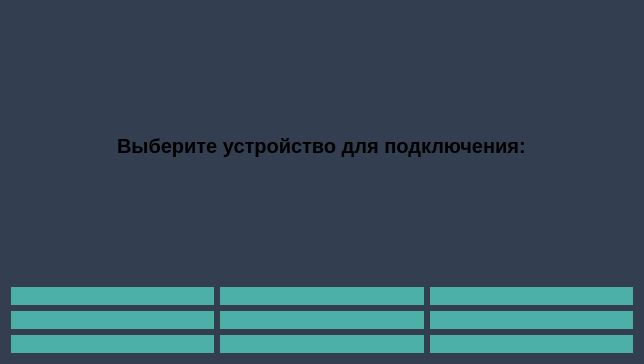
<?xml version="1.0" encoding="UTF-8"?>
<ui version="4.0">
 <class>Form</class>
 <widget class="QWidget" name="Form">
  <property name="geometry">
   <rect>
    <x>0</x>
    <y>0</y>
    <width>644</width>
    <height>364</height>
   </rect>
  </property>
  <property name="mouseTracking">
   <bool>true</bool>
  </property>
  <property name="windowTitle">
   <string>Communicator</string>
  </property>
  <property name="styleSheet">
   <string notr="true">QWidget {
	background-color:#333e50;
}

QPushButton {
	color:black;
	background-color:#4DB0A8;
	border:none;
	border-radius:15px;
	font-family:arial;
	font-weight:bold;
	font-size:15px;
}

QPushButton:hover {
	color:white;
	cursor:PointingHand;
}
QLabel {
	font: arial;
	font-weight:bold;
	font-size:20px;
	margin:0 auto;
	padding:0;
}</string>
  </property>
  <layout class="QVBoxLayout" name="verticalLayout">
   <item>
    <layout class="QHBoxLayout" name="horizontalLayout">
     <item>
      <spacer name="horizontalSpacer">
       <property name="orientation">
        <enum>Qt::Horizontal</enum>
       </property>
       <property name="sizeHint" stdset="0">
        <size>
         <width>40</width>
         <height>20</height>
        </size>
       </property>
      </spacer>
     </item>
     <item>
      <widget class="QLabel" name="label">
       <property name="text">
        <string>Выберите устройство для подключения:</string>
       </property>
      </widget>
     </item>
     <item>
      <spacer name="horizontalSpacer_2">
       <property name="orientation">
        <enum>Qt::Horizontal</enum>
       </property>
       <property name="sizeHint" stdset="0">
        <size>
         <width>40</width>
         <height>20</height>
        </size>
       </property>
      </spacer>
     </item>
    </layout>
   </item>
   <item>
    <layout class="QGridLayout" name="gridLayout">
     <item row="0" column="0">
      <widget class="QPushButton" name="pushButton">
       <property name="cursor">
        <cursorShape>PointingHandCursor</cursorShape>
       </property>
       <property name="text">
        <string/>
       </property>
       <property name="icon">
        <iconset>
         <normaloff>:/icons/src/AT_logo.png</normaloff>:/icons/src/AT_logo.png</iconset>
       </property>
       <property name="iconSize">
        <size>
         <width>200</width>
         <height>100</height>
        </size>
       </property>
      </widget>
     </item>
     <item row="0" column="1">
      <widget class="QPushButton" name="pushButton_2">
       <property name="cursor">
        <cursorShape>PointingHandCursor</cursorShape>
       </property>
       <property name="text">
        <string/>
       </property>
       <property name="icon">
        <iconset>
         <normaloff>:/icons/src/Huawei_Standard_logo.png</normaloff>:/icons/src/Huawei_Standard_logo.png</iconset>
       </property>
       <property name="iconSize">
        <size>
         <width>200</width>
         <height>100</height>
        </size>
       </property>
      </widget>
     </item>
     <item row="0" column="2">
      <widget class="QPushButton" name="pushButton_3">
       <property name="cursor">
        <cursorShape>PointingHandCursor</cursorShape>
       </property>
       <property name="text">
        <string/>
       </property>
       <property name="icon">
        <iconset>
         <normaloff>:/icons/src/Juniper_Networks-Logo.png</normaloff>:/icons/src/Juniper_Networks-Logo.png</iconset>
       </property>
       <property name="iconSize">
        <size>
         <width>200</width>
         <height>100</height>
        </size>
       </property>
      </widget>
     </item>
     <item row="1" column="0">
      <widget class="QPushButton" name="pushButton_4">
       <property name="cursor">
        <cursorShape>PointingHandCursor</cursorShape>
       </property>
       <property name="text">
        <string/>
       </property>
       <property name="icon">
        <iconset>
         <normaloff>:/icons/src/TPLINK_Logo_2.png</normaloff>:/icons/src/TPLINK_Logo_2.png</iconset>
       </property>
       <property name="iconSize">
        <size>
         <width>200</width>
         <height>100</height>
        </size>
       </property>
      </widget>
     </item>
     <item row="1" column="1">
      <widget class="QPushButton" name="pushButton_5">
       <property name="cursor">
        <cursorShape>PointingHandCursor</cursorShape>
       </property>
       <property name="text">
        <string/>
       </property>
       <property name="icon">
        <iconset>
         <normaloff>:/icons/src/dlink.png</normaloff>:/icons/src/dlink.png</iconset>
       </property>
       <property name="iconSize">
        <size>
         <width>200</width>
         <height>100</height>
        </size>
       </property>
      </widget>
     </item>
     <item row="1" column="2">
      <widget class="QPushButton" name="pushButton_6">
       <property name="cursor">
        <cursorShape>PointingHandCursor</cursorShape>
       </property>
       <property name="text">
        <string/>
       </property>
       <property name="icon">
        <iconset>
         <normaloff>:/icons/src/cisco.png</normaloff>:/icons/src/cisco.png</iconset>
       </property>
       <property name="iconSize">
        <size>
         <width>200</width>
         <height>100</height>
        </size>
       </property>
      </widget>
     </item>
     <item row="2" column="0">
      <widget class="QPushButton" name="pushButton_7">
       <property name="cursor">
        <cursorShape>PointingHandCursor</cursorShape>
       </property>
       <property name="text">
        <string/>
       </property>
       <property name="icon">
        <iconset>
         <normaloff>:/icons/src/hikvision.png</normaloff>:/icons/src/hikvision.png</iconset>
       </property>
       <property name="iconSize">
        <size>
         <width>200</width>
         <height>100</height>
        </size>
       </property>
      </widget>
     </item>
     <item row="2" column="1">
      <widget class="QPushButton" name="pushButton_8">
       <property name="cursor">
        <cursorShape>PointingHandCursor</cursorShape>
       </property>
       <property name="text">
        <string/>
       </property>
       <property name="iconSize">
        <size>
         <width>200</width>
         <height>100</height>
        </size>
       </property>
      </widget>
     </item>
     <item row="2" column="2">
      <widget class="QPushButton" name="pushButton_9">
       <property name="cursor">
        <cursorShape>PointingHandCursor</cursorShape>
       </property>
       <property name="text">
        <string/>
       </property>
       <property name="iconSize">
        <size>
         <width>200</width>
         <height>100</height>
        </size>
       </property>
      </widget>
     </item>
    </layout>
   </item>
  </layout>
 </widget>
 <resources>
  <include location="resources.qrc"/>
 </resources>
 <connections/>
</ui>
